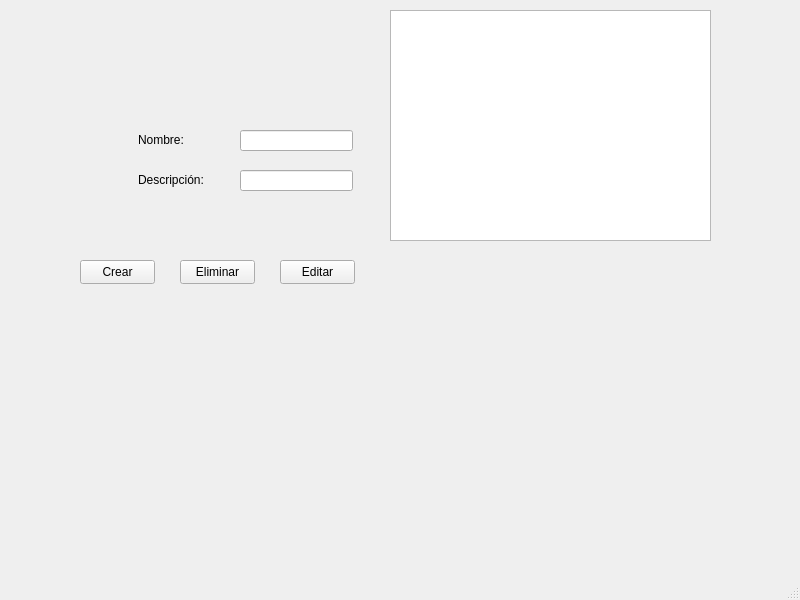
<?xml version="1.0" encoding="UTF-8"?>
<ui version="4.0">
 <class>MainWindow</class>
 <widget class="QMainWindow" name="MainWindow">
  <property name="geometry">
   <rect>
    <x>0</x>
    <y>0</y>
    <width>800</width>
    <height>600</height>
   </rect>
  </property>
  <property name="windowTitle">
   <string>MainWindow</string>
  </property>
  <widget class="QWidget" name="centralwidget">
   <widget class="QLabel" name="label">
    <property name="geometry">
     <rect>
      <x>138</x>
      <y>130</y>
      <width>81</width>
      <height>20</height>
     </rect>
    </property>
    <property name="text">
     <string>Nombre:</string>
    </property>
   </widget>
   <widget class="QLabel" name="label_2">
    <property name="geometry">
     <rect>
      <x>138</x>
      <y>170</y>
      <width>81</width>
      <height>20</height>
     </rect>
    </property>
    <property name="text">
     <string>Descripción:</string>
    </property>
   </widget>
   <widget class="QLineEdit" name="campoNombre">
    <property name="geometry">
     <rect>
      <x>240</x>
      <y>130</y>
      <width>113</width>
      <height>21</height>
     </rect>
    </property>
    <property name="maxLength">
     <number>100</number>
    </property>
   </widget>
   <widget class="QLineEdit" name="campoDescripcion">
    <property name="geometry">
     <rect>
      <x>240</x>
      <y>170</y>
      <width>113</width>
      <height>21</height>
     </rect>
    </property>
    <property name="maxLength">
     <number>100</number>
    </property>
   </widget>
   <widget class="QPushButton" name="btnCrear">
    <property name="geometry">
     <rect>
      <x>80</x>
      <y>260</y>
      <width>75</width>
      <height>24</height>
     </rect>
    </property>
    <property name="text">
     <string>Crear</string>
    </property>
   </widget>
   <widget class="QPushButton" name="btnEliminar">
    <property name="geometry">
     <rect>
      <x>180</x>
      <y>260</y>
      <width>75</width>
      <height>24</height>
     </rect>
    </property>
    <property name="text">
     <string>Eliminar</string>
    </property>
   </widget>
   <widget class="QPushButton" name="btnEditar">
    <property name="geometry">
     <rect>
      <x>280</x>
      <y>260</y>
      <width>75</width>
      <height>24</height>
     </rect>
    </property>
    <property name="text">
     <string>Editar</string>
    </property>
   </widget>
   <widget class="QTableWidget" name="tableWidget">
    <property name="geometry">
     <rect>
      <x>390</x>
      <y>10</y>
      <width>321</width>
      <height>231</height>
     </rect>
    </property>
   </widget>
  </widget>
  <widget class="QMenuBar" name="menubar">
   <property name="geometry">
    <rect>
     <x>0</x>
     <y>0</y>
     <width>800</width>
     <height>33</height>
    </rect>
   </property>
  </widget>
  <widget class="QStatusBar" name="statusbar"/>
 </widget>
 <resources/>
 <connections/>
</ui>
